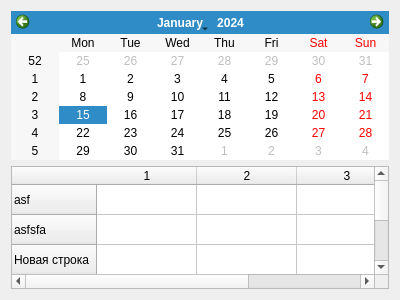
<?xml version="1.0" encoding="UTF-8"?>
<ui version="4.0">
 <class>FirstModule</class>
 <widget class="QWidget" name="FirstModule">
  <property name="geometry">
   <rect>
    <x>0</x>
    <y>0</y>
    <width>400</width>
    <height>300</height>
   </rect>
  </property>
  <property name="windowTitle">
   <string>FirstModule</string>
  </property>
  <layout class="QVBoxLayout" name="verticalLayout">
   <item>
    <widget class="QCalendarWidget" name="calendarWidget"/>
   </item>
   <item>
    <widget class="QTableWidget" name="tableWidget">
     <row>
      <property name="text">
       <string>asf</string>
      </property>
     </row>
     <row>
      <property name="text">
       <string>asfsfa</string>
      </property>
     </row>
     <row>
      <property name="text">
       <string>Новая строка</string>
      </property>
     </row>
     <row>
      <property name="text">
       <string>asfasfasf</string>
      </property>
     </row>
     <column>
      <property name="text">
       <string>1</string>
      </property>
     </column>
     <column>
      <property name="text">
       <string>2</string>
      </property>
     </column>
     <column>
      <property name="text">
       <string>3</string>
      </property>
     </column>
    </widget>
   </item>
  </layout>
 </widget>
 <layoutdefault spacing="6" margin="11"/>
 <resources/>
 <connections/>
</ui>
